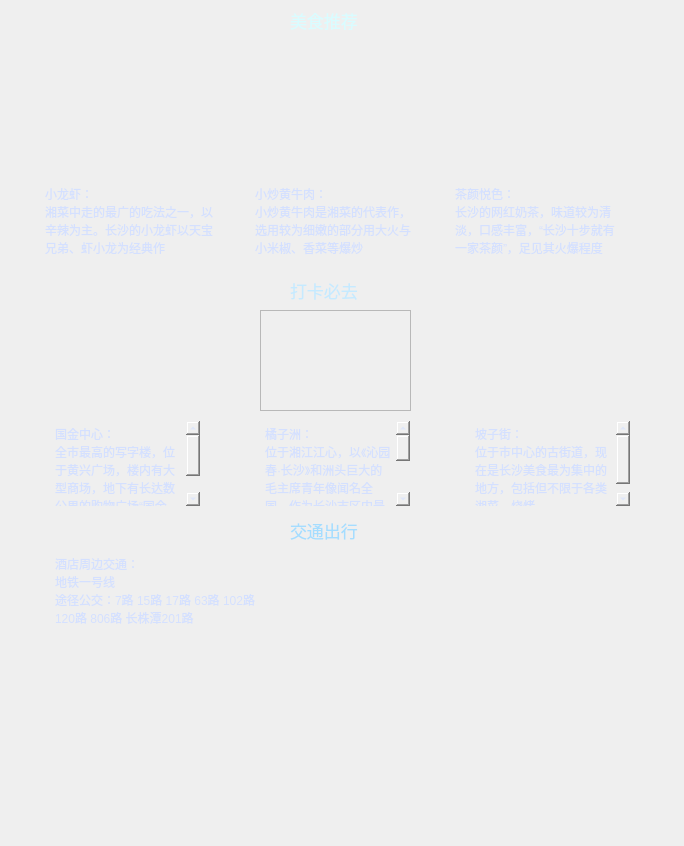
<?xml version="1.0" encoding="UTF-8"?>
<ui version="4.0">
 <class>TravelTip</class>
 <widget class="QWidget" name="TravelTip">
  <property name="geometry">
   <rect>
    <x>0</x>
    <y>0</y>
    <width>684</width>
    <height>846</height>
   </rect>
  </property>
  <property name="windowTitle">
   <string>Form</string>
  </property>
  <property name="styleSheet">
   <string notr="true">#TravelTip{border-image:url(:/surfaceImg/cs.jpg)}</string>
  </property>
  <widget class="QLabel" name="label_3">
   <property name="geometry">
    <rect>
     <x>290</x>
     <y>520</y>
     <width>91</width>
     <height>21</height>
    </rect>
   </property>
   <property name="font">
    <font>
     <pointsize>13</pointsize>
    </font>
   </property>
   <property name="styleSheet">
    <string notr="true">color:rgb(165, 221, 255)</string>
   </property>
   <property name="text">
    <string>交通出行</string>
   </property>
  </widget>
  <widget class="QLabel" name="label_4">
   <property name="geometry">
    <rect>
     <x>290</x>
     <y>280</y>
     <width>91</width>
     <height>21</height>
    </rect>
   </property>
   <property name="font">
    <font>
     <pointsize>13</pointsize>
    </font>
   </property>
   <property name="styleSheet">
    <string notr="true">color:rgb(198, 234, 255)</string>
   </property>
   <property name="text">
    <string>打卡必去</string>
   </property>
  </widget>
  <widget class="QLabel" name="label_5">
   <property name="geometry">
    <rect>
     <x>290</x>
     <y>10</y>
     <width>91</width>
     <height>21</height>
    </rect>
   </property>
   <property name="font">
    <font>
     <pointsize>13</pointsize>
    </font>
   </property>
   <property name="styleSheet">
    <string notr="true">color:rgb(217, 252, 255)</string>
   </property>
   <property name="text">
    <string>美食推荐</string>
   </property>
  </widget>
  <widget class="QWidget" name="widget" native="true">
   <property name="geometry">
    <rect>
     <x>40</x>
     <y>40</y>
     <width>181</width>
     <height>121</height>
    </rect>
   </property>
   <property name="styleSheet">
    <string notr="true">border-image:url(:/new/prefix2/xlx.jpeg)</string>
   </property>
  </widget>
  <widget class="QTextEdit" name="textEdit">
   <property name="geometry">
    <rect>
     <x>40</x>
     <y>180</y>
     <width>181</width>
     <height>87</height>
    </rect>
   </property>
   <property name="styleSheet">
    <string notr="true">color:rgb(212, 224, 255);
background-color:rgb(255,255,255,0)</string>
   </property>
   <property name="html">
    <string>&lt;!DOCTYPE HTML PUBLIC &quot;-//W3C//DTD HTML 4.0//EN&quot; &quot;http://www.w3.org/TR/REC-html40/strict.dtd&quot;&gt;
&lt;html&gt;&lt;head&gt;&lt;meta name=&quot;qrichtext&quot; content=&quot;1&quot; /&gt;&lt;style type=&quot;text/css&quot;&gt;
p, li { white-space: pre-wrap; }
&lt;/style&gt;&lt;/head&gt;&lt;body style=&quot; font-family:'SimSun'; font-size:9pt; font-weight:400; font-style:normal;&quot;&gt;
&lt;p style=&quot; margin-top:0px; margin-bottom:0px; margin-left:0px; margin-right:0px; -qt-block-indent:0; text-indent:0px;&quot;&gt;小龙虾：&lt;/p&gt;
&lt;p style=&quot; margin-top:0px; margin-bottom:0px; margin-left:0px; margin-right:0px; -qt-block-indent:0; text-indent:0px;&quot;&gt;湘菜中走的最广的吃法之一，以辛辣为主。长沙的小龙虾以天宝兄弟、虾小龙为经典作&lt;/p&gt;&lt;/body&gt;&lt;/html&gt;</string>
   </property>
  </widget>
  <widget class="QWidget" name="widget_2" native="true">
   <property name="geometry">
    <rect>
     <x>260</x>
     <y>40</y>
     <width>161</width>
     <height>121</height>
    </rect>
   </property>
   <property name="styleSheet">
    <string notr="true">border-image:url(:/new/prefix1/hnr.jpeg)</string>
   </property>
  </widget>
  <widget class="QTextEdit" name="textEdit_2">
   <property name="geometry">
    <rect>
     <x>250</x>
     <y>180</y>
     <width>171</width>
     <height>87</height>
    </rect>
   </property>
   <property name="styleSheet">
    <string notr="true">color:rgb(212, 224, 255);
background-color:rgb(255,255,255,0)</string>
   </property>
   <property name="html">
    <string>&lt;!DOCTYPE HTML PUBLIC &quot;-//W3C//DTD HTML 4.0//EN&quot; &quot;http://www.w3.org/TR/REC-html40/strict.dtd&quot;&gt;
&lt;html&gt;&lt;head&gt;&lt;meta name=&quot;qrichtext&quot; content=&quot;1&quot; /&gt;&lt;style type=&quot;text/css&quot;&gt;
p, li { white-space: pre-wrap; }
&lt;/style&gt;&lt;/head&gt;&lt;body style=&quot; font-family:'SimSun'; font-size:9pt; font-weight:400; font-style:normal;&quot;&gt;
&lt;p style=&quot; margin-top:0px; margin-bottom:0px; margin-left:0px; margin-right:0px; -qt-block-indent:0; text-indent:0px;&quot;&gt;小炒黄牛肉：&lt;/p&gt;
&lt;p style=&quot; margin-top:0px; margin-bottom:0px; margin-left:0px; margin-right:0px; -qt-block-indent:0; text-indent:0px;&quot;&gt;小炒黄牛肉是湘菜的代表作，选用较为细嫩的部分用大火与小米椒、香菜等爆炒&lt;/p&gt;&lt;/body&gt;&lt;/html&gt;</string>
   </property>
  </widget>
  <widget class="QWidget" name="widget_3" native="true">
   <property name="geometry">
    <rect>
     <x>460</x>
     <y>40</y>
     <width>171</width>
     <height>121</height>
    </rect>
   </property>
   <property name="styleSheet">
    <string notr="true">border-image:url(:/new/prefix2/cyys.jpeg)</string>
   </property>
  </widget>
  <widget class="QTextEdit" name="textEdit_3">
   <property name="geometry">
    <rect>
     <x>450</x>
     <y>180</y>
     <width>181</width>
     <height>87</height>
    </rect>
   </property>
   <property name="styleSheet">
    <string notr="true">color:rgb(212, 224, 255);
background-color:rgb(255,255,255,0)</string>
   </property>
   <property name="html">
    <string>&lt;!DOCTYPE HTML PUBLIC &quot;-//W3C//DTD HTML 4.0//EN&quot; &quot;http://www.w3.org/TR/REC-html40/strict.dtd&quot;&gt;
&lt;html&gt;&lt;head&gt;&lt;meta name=&quot;qrichtext&quot; content=&quot;1&quot; /&gt;&lt;style type=&quot;text/css&quot;&gt;
p, li { white-space: pre-wrap; }
&lt;/style&gt;&lt;/head&gt;&lt;body style=&quot; font-family:'SimSun'; font-size:9pt; font-weight:400; font-style:normal;&quot;&gt;
&lt;p style=&quot; margin-top:0px; margin-bottom:0px; margin-left:0px; margin-right:0px; -qt-block-indent:0; text-indent:0px;&quot;&gt;茶颜悦色：&lt;/p&gt;
&lt;p style=&quot; margin-top:0px; margin-bottom:0px; margin-left:0px; margin-right:0px; -qt-block-indent:0; text-indent:0px;&quot;&gt;长沙的网红奶茶，味道较为清淡，口感丰富，“长沙十步就有一家茶颜”，足见其火爆程度&lt;/p&gt;&lt;/body&gt;&lt;/html&gt;</string>
   </property>
  </widget>
  <widget class="QWidget" name="widget_4" native="true">
   <property name="geometry">
    <rect>
     <x>50</x>
     <y>310</y>
     <width>151</width>
     <height>101</height>
    </rect>
   </property>
   <property name="styleSheet">
    <string notr="true">border-image:url(:/new/prefix2/ifs.jpeg)</string>
   </property>
  </widget>
  <widget class="QTextEdit" name="textEdit_4">
   <property name="geometry">
    <rect>
     <x>50</x>
     <y>420</y>
     <width>151</width>
     <height>87</height>
    </rect>
   </property>
   <property name="styleSheet">
    <string notr="true">color:rgb(212, 224, 255);
background-color:rgb(255,255,255,0)</string>
   </property>
   <property name="html">
    <string>&lt;!DOCTYPE HTML PUBLIC &quot;-//W3C//DTD HTML 4.0//EN&quot; &quot;http://www.w3.org/TR/REC-html40/strict.dtd&quot;&gt;
&lt;html&gt;&lt;head&gt;&lt;meta name=&quot;qrichtext&quot; content=&quot;1&quot; /&gt;&lt;style type=&quot;text/css&quot;&gt;
p, li { white-space: pre-wrap; }
&lt;/style&gt;&lt;/head&gt;&lt;body style=&quot; font-family:'SimSun'; font-size:9pt; font-weight:400; font-style:normal;&quot;&gt;
&lt;p style=&quot; margin-top:0px; margin-bottom:0px; margin-left:0px; margin-right:0px; -qt-block-indent:0; text-indent:0px;&quot;&gt;国金中心：&lt;/p&gt;
&lt;p style=&quot; margin-top:0px; margin-bottom:0px; margin-left:0px; margin-right:0px; -qt-block-indent:0; text-indent:0px;&quot;&gt;全市最高的写字楼，位于黄兴广场，楼内有大型商场，地下有长达数公里的购物广场“国金街”，交通便利&lt;/p&gt;&lt;/body&gt;&lt;/html&gt;</string>
   </property>
  </widget>
  <widget class="QFrame" name="frame">
   <property name="geometry">
    <rect>
     <x>260</x>
     <y>310</y>
     <width>151</width>
     <height>101</height>
    </rect>
   </property>
   <property name="styleSheet">
    <string notr="true">border-image:url(:/new/prefix2/juzizhou.jpeg)</string>
   </property>
   <property name="frameShape">
    <enum>QFrame::StyledPanel</enum>
   </property>
   <property name="frameShadow">
    <enum>QFrame::Raised</enum>
   </property>
  </widget>
  <widget class="QTextEdit" name="textEdit_5">
   <property name="geometry">
    <rect>
     <x>260</x>
     <y>420</y>
     <width>151</width>
     <height>87</height>
    </rect>
   </property>
   <property name="styleSheet">
    <string notr="true">color:rgb(212, 224, 255);
background-color:rgb(255,255,255,0)</string>
   </property>
   <property name="html">
    <string>&lt;!DOCTYPE HTML PUBLIC &quot;-//W3C//DTD HTML 4.0//EN&quot; &quot;http://www.w3.org/TR/REC-html40/strict.dtd&quot;&gt;
&lt;html&gt;&lt;head&gt;&lt;meta name=&quot;qrichtext&quot; content=&quot;1&quot; /&gt;&lt;style type=&quot;text/css&quot;&gt;
p, li { white-space: pre-wrap; }
&lt;/style&gt;&lt;/head&gt;&lt;body style=&quot; font-family:'SimSun'; font-size:9pt; font-weight:400; font-style:normal;&quot;&gt;
&lt;p style=&quot; margin-top:0px; margin-bottom:0px; margin-left:0px; margin-right:0px; -qt-block-indent:0; text-indent:0px;&quot;&gt;橘子洲：&lt;/p&gt;
&lt;p style=&quot; margin-top:0px; margin-bottom:0px; margin-left:0px; margin-right:0px; -qt-block-indent:0; text-indent:0px;&quot;&gt;位于湘江江心，以《沁园春·长沙》和洲头巨大的毛主席青年像闻名全国。作为长沙市区内最大的户外公园之一，每年吸引数十万游客前来打卡&lt;/p&gt;
&lt;p style=&quot; margin-top:0px; margin-bottom:0px; margin-left:0px; margin-right:0px; -qt-block-indent:0; text-indent:0px;&quot;&gt;在重大节日期间，橘子洲会举行盛大的烟花表演，吸引长沙市民和远道而来的游客前来观赏&lt;/p&gt;&lt;/body&gt;&lt;/html&gt;</string>
   </property>
  </widget>
  <widget class="QWidget" name="widget_5" native="true">
   <property name="geometry">
    <rect>
     <x>470</x>
     <y>310</y>
     <width>161</width>
     <height>101</height>
    </rect>
   </property>
   <property name="styleSheet">
    <string notr="true">border-image:url(:/new/prefix2/pozi.jpeg)</string>
   </property>
  </widget>
  <widget class="QTextEdit" name="textEdit_6">
   <property name="geometry">
    <rect>
     <x>470</x>
     <y>420</y>
     <width>161</width>
     <height>87</height>
    </rect>
   </property>
   <property name="styleSheet">
    <string notr="true">color:rgb(212, 224, 255);
background-color:rgb(255,255,255,0)</string>
   </property>
   <property name="html">
    <string>&lt;!DOCTYPE HTML PUBLIC &quot;-//W3C//DTD HTML 4.0//EN&quot; &quot;http://www.w3.org/TR/REC-html40/strict.dtd&quot;&gt;
&lt;html&gt;&lt;head&gt;&lt;meta name=&quot;qrichtext&quot; content=&quot;1&quot; /&gt;&lt;style type=&quot;text/css&quot;&gt;
p, li { white-space: pre-wrap; }
&lt;/style&gt;&lt;/head&gt;&lt;body style=&quot; font-family:'SimSun'; font-size:9pt; font-weight:400; font-style:normal;&quot;&gt;
&lt;p style=&quot; margin-top:0px; margin-bottom:0px; margin-left:0px; margin-right:0px; -qt-block-indent:0; text-indent:0px;&quot;&gt;坡子街：&lt;/p&gt;
&lt;p style=&quot; margin-top:0px; margin-bottom:0px; margin-left:0px; margin-right:0px; -qt-block-indent:0; text-indent:0px;&quot;&gt;位于市中心的古街道，现在是长沙美食最为集中的地方，包括但不限于各类湘菜、烧烤&lt;/p&gt;&lt;/body&gt;&lt;/html&gt;</string>
   </property>
  </widget>
  <widget class="QTextEdit" name="textEdit_7">
   <property name="geometry">
    <rect>
     <x>50</x>
     <y>550</y>
     <width>231</width>
     <height>111</height>
    </rect>
   </property>
   <property name="styleSheet">
    <string notr="true">color:rgb(212, 224, 255);
background-color:rgb(255,255,255,0)</string>
   </property>
   <property name="html">
    <string>&lt;!DOCTYPE HTML PUBLIC &quot;-//W3C//DTD HTML 4.0//EN&quot; &quot;http://www.w3.org/TR/REC-html40/strict.dtd&quot;&gt;
&lt;html&gt;&lt;head&gt;&lt;meta name=&quot;qrichtext&quot; content=&quot;1&quot; /&gt;&lt;style type=&quot;text/css&quot;&gt;
p, li { white-space: pre-wrap; }
&lt;/style&gt;&lt;/head&gt;&lt;body style=&quot; font-family:'SimSun'; font-size:9pt; font-weight:400; font-style:normal;&quot;&gt;
&lt;p style=&quot; margin-top:0px; margin-bottom:0px; margin-left:0px; margin-right:0px; -qt-block-indent:0; text-indent:0px;&quot;&gt;酒店周边交通：&lt;/p&gt;
&lt;p style=&quot; margin-top:0px; margin-bottom:0px; margin-left:0px; margin-right:0px; -qt-block-indent:0; text-indent:0px;&quot;&gt;地铁一号线&lt;/p&gt;
&lt;p style=&quot; margin-top:0px; margin-bottom:0px; margin-left:0px; margin-right:0px; -qt-block-indent:0; text-indent:0px;&quot;&gt;途径公交：7路 15路 17路 63路 102路 120路 806路 长株潭201路&lt;/p&gt;&lt;/body&gt;&lt;/html&gt;</string>
   </property>
  </widget>
  <widget class="QWidget" name="widget_6" native="true">
   <property name="geometry">
    <rect>
     <x>360</x>
     <y>550</y>
     <width>321</width>
     <height>291</height>
    </rect>
   </property>
   <property name="styleSheet">
    <string notr="true">border-image:url(:/surfaceImg/map2.png)</string>
   </property>
  </widget>
 </widget>
 <resources/>
 <connections/>
</ui>
